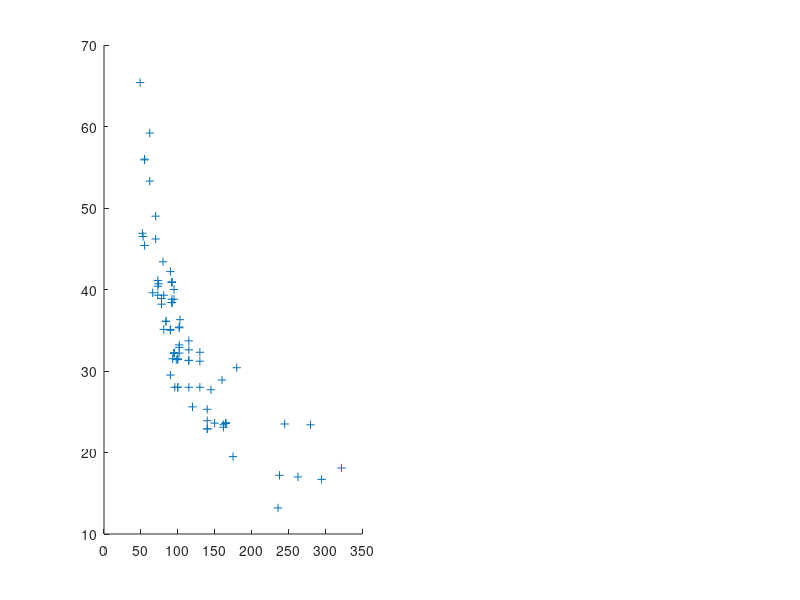

Here is the MATLAB script that generated this plot: (Note: this script raises an error after producing the figure.)
function mpg_regression()
%% MPG_REGRESSION MPG regression assignment
%   Code submission by: Z0966990

% Name indices of data.
VOL = 1;
HP = 2;
MPG = 3;
SP = 4;
WT = 5;
GPM = 6;

%% Specify regression models.
models = {
    MPG, [VOL, HP, SP, WT];
    MPG, [HP, WT];
    MPG, [SP, WT];
    MPG, HP;
    MPG, SP;
    MPG, WT;
    GPM, [VOL, HP, SP, WT];
    GPM, [HP, WT];
    GPM, [SP, WT];
    GPM, HP;
    GPM, SP;
    GPM, WT;
    };

%% Load data from this directory
data = importdata('carmpgdat.txt', '\t', 1);
names = data.textdata(1, 2:end);
data = data.data;

data(:,GPM) = 1./data(:,MPG);
names{GPM} = 'GPM';

%% Scatter plots.
figure('OuterPosition', get(0, 'ScreenSize')*0.9);
plot_variables(subplot(1, 2, 1), HP, MPG);
plot_variables(subplot(1, 2, 2), WT, MPG);
figure('OuterPosition', get(0, 'ScreenSize')*0.9);
plot_variables(subplot(1, 2, 1), HP, GPM);
plot_variables(subplot(1, 2, 2), WT, GPM);

%% Regression modelling.
Rsq = zeros(size(models, 1), 1);
adj_Rsq = zeros(size(models, 1), 1);
p = zeros(size(models, 1), 1);
ks_test = zeros(size(models, 1), 1);
ks_p_value = zeros(size(models, 1), 1);
e = zeros(size(data, 1), size(models, 1));
y_name = cell(size(models, 1), 1);
X_names = cell(size(models, 1), 1);
for i = 1:size(models, 1)
    % Parse model definition, adding a column of ones to X for regress().
    [y_idx, X_idx] = models{i, :};
    y = data(:, y_idx);
    X = [ones(size(y)), data(:, X_idx)];
    [n, p(i)] = size(X);
    
    % Determine names.
    y_name{i} = names{y_idx};
    X_names{i} = strjoin(names(X_idx), ', ');
    
    % Perform regression, saving residuals and Rsq which is first value in
    % stats.
    [~, ~, e(:, i), ~, stats] = regress(y, X);
    
    % Calculate standardised residuals.
    e_std = (e(:, i) - mean(e(:, i)))/std(e(:, i));
    
    % Test residuals.
    [ks_test(i), ks_p_value(i)] = kstest(e_std);
    
    % Save Rsq and calculate adjusted value using the formula for Rsq,
    % rearranged to minimise loss of precision.
    Rsq(i) = stats(1);
    adj_Rsq(i) = 1 - (1 - Rsq(i)) * (n - 1) / (n - p(i));
end

%% Generate results table.
disp(table(y_name, X_names, p, Rsq, adj_Rsq, ks_test, ks_p_value));

%% Plot residuals for best and worst models.
% Evaluate models using adj_Rsq and rename best and worst.
[~, worst_idx] = min(adj_Rsq);
worst_idx = worst_idx(1);

[~, best_idx] = max(adj_Rsq);
best_idx = best_idx(1);

% Plot residuals for best and worst models.
figure('OuterPosition', get(0, 'ScreenSize')*0.9);
plot_residuals(subplot(1, 2, 1), worst_idx, 'Worst Regression');
plot_residuals(subplot(1, 2, 2), best_idx, 'Best Regression');

    function plot_variables(ax, x_idx, y_idx)
    %% PLOT_VARIABLES Plot variable y_idx against variable x_idx.
    % Generate title.
    titletxt = sprintf('%s vs %s', names{x_idx}, names{y_idx});
    scatter(ax, data(:,x_idx), data(:,y_idx), '+');
    ax.FontSize = 30;
    ax.TickLabelInterpreter = 'latex';
    title(ax, titletxt, 'Interpreter', 'latex', 'FontSize', 36);
    xlabel(ax, names{x_idx}, 'Interpreter', 'latex', 'FontSize', 34);
    ylabel(ax, names{y_idx}, 'Interpreter', 'latex', 'FontSize', 34);
    end

    function plot_residuals(ax, idx, titletxt)
    %% PLOT_RESIDUALS Plot residual distribution for model idx.
    % Add second line to title, using independendly centred latex boxes.
    titletxt = {
        sprintf('\\makebox[4in][c]{%s}', titletxt)
        sprintf('\\makebox[4in][c]{%s(%s)}', y_name{idx}, X_names{idx})};
    histogram(ax, e(:, idx), 'Normalization', 'probability');
    ax.FontSize = 30;
    ax.TickLabelInterpreter = 'latex';
    title(ax, titletxt, 'Interpreter', 'latex', 'FontSize', 36);
    xlabel(ax, sprintf('Residual %s', y_name{idx}),...
        'Interpreter', 'latex', 'FontSize', 34);
    ylabel(ax, 'Density', 'Interpreter', 'latex', 'FontSize', 34);
    end
end